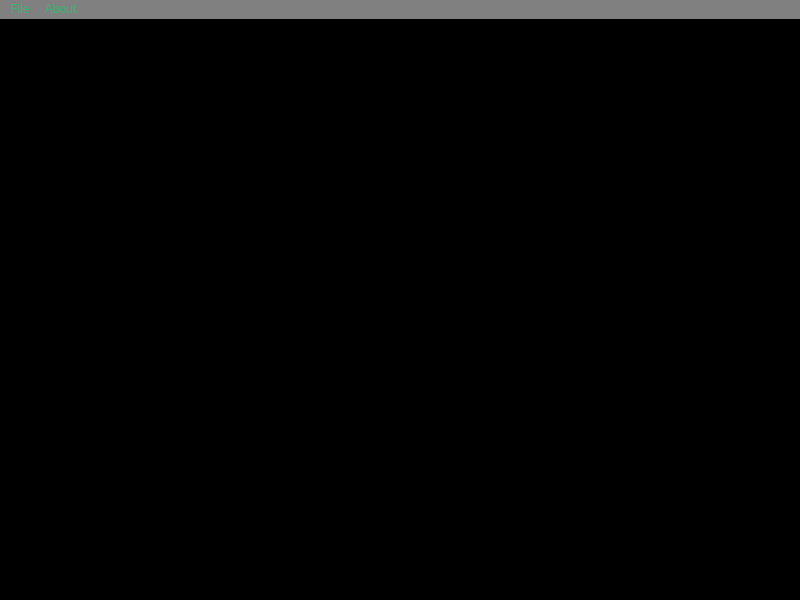
<?xml version="1.0" encoding="UTF-8"?>
<ui version="4.0">
 <class>MainWindow</class>
 <widget class="QMainWindow" name="MainWindow">
  <property name="geometry">
   <rect>
    <x>0</x>
    <y>0</y>
    <width>800</width>
    <height>600</height>
   </rect>
  </property>
  <property name="windowTitle">
   <string>MainWindow</string>
  </property>
  <property name="styleSheet">
   <string notr="true">#centralwidget {
    background-color: black;
}
</string>
  </property>
  <widget class="QWidget" name="centralwidget"/>
  <widget class="QMenuBar" name="menuBar">
   <property name="geometry">
    <rect>
     <x>0</x>
     <y>0</y>
     <width>800</width>
     <height>25</height>
    </rect>
   </property>
   <property name="styleSheet">
    <string notr="true">QMenuBar {
    background-color: grey;
}
QMenuBar::item {
    color:  #3CB371;
}
</string>
   </property>
   <widget class="QMenu" name="menuFile">
    <property name="styleSheet">
     <string notr="true"/>
    </property>
    <property name="title">
     <string>File</string>
    </property>
    <addaction name="actionSettings"/>
    <addaction name="actionAdd_Game"/>
    <addaction name="actionExit_Application"/>
    <addaction name="fileActionStartRecording"/>
    <addaction name="fileActionStopRecording"/>
    <addaction name="actionRemove_Game"/>
   </widget>
   <widget class="QMenu" name="menuAbout">
    <property name="styleSheet">
     <string notr="true"/>
    </property>
    <property name="title">
     <string>About</string>
    </property>
    <addaction name="actionGitHub"/>
    <addaction name="actionInfo"/>
    <addaction name="actionKo_Fi"/>
   </widget>
   <addaction name="menuFile"/>
   <addaction name="menuAbout"/>
  </widget>
  <action name="actionSettings">
   <property name="icon">
    <iconset resource="resources.qrc">
     <normaloff>:/icons/settings.svg</normaloff>:/icons/settings.svg</iconset>
   </property>
   <property name="text">
    <string>Settings</string>
   </property>
  </action>
  <action name="actionAdd_Game">
   <property name="icon">
    <iconset resource="resources.qrc">
     <normaloff>:/icons/AddPlus.svg</normaloff>:/icons/AddPlus.svg</iconset>
   </property>
   <property name="text">
    <string>Add Game</string>
   </property>
  </action>
  <action name="actionGitHub">
   <property name="icon">
    <iconset resource="resources.qrc">
     <normaloff>:/icons/github-mark-white.svg</normaloff>:/icons/github-mark-white.svg</iconset>
   </property>
   <property name="text">
    <string>GitHub</string>
   </property>
  </action>
  <action name="actionInfo">
   <property name="icon">
    <iconset resource="resources.qrc">
     <normaloff>:/icons/Info.svg</normaloff>:/icons/Info.svg</iconset>
   </property>
   <property name="text">
    <string>About MineRecordEX</string>
   </property>
  </action>
  <action name="actionExit_Application">
   <property name="icon">
    <iconset resource="resources.qrc">
     <normaloff>:/icons/Close X.svg</normaloff>:/icons/Close X.svg</iconset>
   </property>
   <property name="text">
    <string>Exit Program</string>
   </property>
  </action>
  <action name="fileActionStartRecording">
   <property name="icon">
    <iconset resource="resources.qrc">
     <normaloff>:/icons/startRecord.svg</normaloff>:/icons/startRecord.svg</iconset>
   </property>
   <property name="text">
    <string>Start Recording</string>
   </property>
  </action>
  <action name="fileActionStopRecording">
   <property name="icon">
    <iconset resource="resources.qrc">
     <normaloff>:/icons/stopRecording.svg</normaloff>:/icons/stopRecording.svg</iconset>
   </property>
   <property name="text">
    <string>Stop Recording</string>
   </property>
  </action>
  <action name="actionRemove_Game">
   <property name="icon">
    <iconset resource="resources.qrc">
     <normaloff>:/icons/trash.svg</normaloff>:/icons/trash.svg</iconset>
   </property>
   <property name="text">
    <string>Remove Game</string>
   </property>
  </action>
  <action name="actionKo_Fi">
   <property name="icon">
    <iconset resource="resources.qrc">
     <normaloff>:/icons/ko-fi-svgrepo-com.svg</normaloff>:/icons/ko-fi-svgrepo-com.svg</iconset>
   </property>
   <property name="text">
    <string>Ko-Fi</string>
   </property>
  </action>
 </widget>
 <resources>
  <include location="resources.qrc"/>
 </resources>
 <connections/>
</ui>
